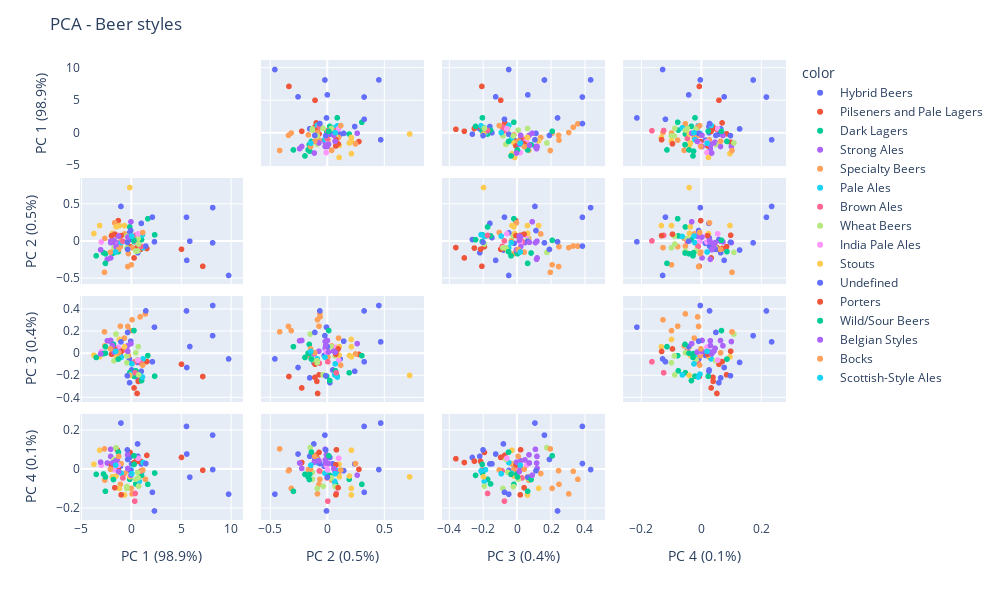

The notebook cell saved with this chart:
### Code cell
pca = PCA()
components = pca.fit_transform(X)
labels_var = {
    str(i): f"PC {i+1} ({var:.1f}%)"
    for i, var in enumerate(pca.explained_variance_ratio_ * 100)
}

fig = px.scatter_matrix(
    components,
    labels=labels_var,
    dimensions=range(4),
    color=style_labels_merged,
)
fig.update_traces(diagonal_visible=False)
fig.update_layout(
    title='PCA - Beer styles',
    width=1000,
    height=600,
)
fig.show()

### Figure 1 — Plotly figure (JSON) as saved in the notebook; plotly's stock layout.template omitted (floating-point values rounded to 4 significant figures)
{"data": [{"diagonal": {"visible": false}, "dimensions": [{"axis": {"matches": true}, "label": "PC 1 (98.9%)", "values": [0.03599, -0.1829, -1.087, -0.1663, 0.6361, 1.008, 0.6583]}, {"axis": {"matches": true}, "label": "PC 2 (0.5%)", "values": [0.04981, 0.1147, -0.02538, 0.02438, -0.1167, 0.2428, -0.1527]}, {"axis": {"matches": true}, "label": "PC 3 (0.4%)", "values": [-0.1475, -0.04783, -0.01597, -0.2631, -0.0797, -0.1596, -0.2193]}, {"axis": {"matches": true}, "label": "PC 4 (0.1%)", "values": [0.02678, -0.007174, 0.01437, 0.05947, 0.1288, 0.02628, 0.06555]}], "hovertemplate": "color=Hybrid Beers<br>%{xaxis.title.text}=%{x}<br>%{yaxis.title.text}=%{y}<extra></extra>", "legendgroup": "Hybrid Beers", "marker": {"color": "#636efa", "symbol": "circle"}, "name": "Hybrid Beers", "showlegend": true, "type": "splom"}, {"diagonal": {"visible": false}, "dimensions": [{"axis": {"matches": true}, "label": "PC 1 (98.9%)", "values": [7.189, -1.408, 1.566, 0.7027, 0.5834, 5.049, -1.307, 0.9414, -0.1196, 0.2809]}, {"axis": {"matches": true}, "label": "PC 2 (0.5%)", "values": [-0.3354, 0.0821, -0.09571, -0.08986, -0.08324, -0.1062, 0.28, -0.1069, -0.07056, -0.2229]}, {"axis": {"matches": true}, "label": "PC 3 (0.4%)", "values": [-0.2069, 0.02196, -0.072, -0.2511, -0.3606, -0.0956, -0.006789, -0.2146, -0.1917, -0.3107]}, {"axis": {"matches": true}, "label": "PC 4 (0.1%)", "values": [-0.005966, 0.09893, 0.07021, 0.04038, 0.05288, 0.05968, -0.001442, 0.03975, 0.08517, 0.03367]}], "hovertemplate": "color=Pilseners and Pale Lagers<br>%{xaxis.title.text}=%{x}<br>%{yaxis.title.text}=%{y}<extra></extra>", "legendgroup": "Pilseners and Pale Lagers", "marker": {"color": "#EF553B", "symbol": "circle"}, "name": "Pilseners and Pale Lagers", "showlegend": true, "type": "splom"}, {"diagonal": {"visible": false}, "dimensions": [{"axis": {"matches": true}, "label": "PC 1 (98.9%)", "values": [2.352, 1.666, 0.4531, 0.2836, -0.1499, 1.032]}, {"axis": {"matches": true}, "label": "PC 2 (0.5%)", "values": [0.08871, 0.3054, 0.07383, -0.003205, 0.1943, 0.02332]}, {"axis": {"matches": true}, "label": "PC 3 (0.4%)", "values": [-0.2038, -0.01791, -0.1556, -0.2048, -0.1732, -0.2442]}, {"axis": {"matches": true}, "label": "PC 4 (0.1%)", "values": [-0.02036, -0.07827, -0.07626, 0.02371, -0.05259, -0.03245]}], "hovertemplate": "color=Dark Lagers<br>%{xaxis.title.text}=%{x}<br>%{yaxis.title.text}=%{y}<extra></extra>", "legendgroup": "Dark Lagers", "marker": {"color": "#00cc96", "symbol": "circle"}, "name": "Dark Lagers", "showlegend": true, "type": "splom"}, {"diagonal": {"visible": false}, "dimensions": [{"axis": {"matches": true}, "label": "PC 1 (98.9%)", "values": [-2.068, -2.069, -1.417, -2.406, -0.369, -2.066]}, {"axis": {"matches": true}, "label": "PC 2 (0.5%)", "values": [-0.01707, 0.002755, -0.01716, -0.2414, -0.006024, -0.2228]}, {"axis": {"matches": true}, "label": "PC 3 (0.4%)", "values": [0.1097, 0.1186, 0.04781, 0.1165, 0.07158, 0.1194]}, {"axis": {"matches": true}, "label": "PC 4 (0.1%)", "values": [0.1013, 0.06488, 0.04672, 0.03097, 0.07304, 0.003117]}], "hovertemplate": "color=Strong Ales<br>%{xaxis.title.text}=%{x}<br>%{yaxis.title.text}=%{y}<extra></extra>", "legendgroup": "Strong Ales", "marker": {"color": "#ab63fa", "symbol": "circle"}, "name": "Strong Ales", "showlegend": true, "type": "splom"}, {"diagonal": {"visible": false}, "dimensions": [{"axis": {"matches": true}, "label": "PC 1 (98.9%)", "values": [-1.668, 1.422, 0.8934, -2.662, 0.0818, -1.093, -0.2818, -1.023, -0.349, 0.002081, -0.6861]}, {"axis": {"matches": true}, "label": "PC 2 (0.5%)", "values": [0.2498, -0.06341, -0.06225, 0.04025, -0.08435, -0.0715, -0.1644, 0.007982, -0.3394, -0.3155, 0.1005]}, {"axis": {"matches": true}, "label": "PC 3 (0.4%)", "values": [-0.002489, 0.3602, 0.3331, 0.06997, 0.3067, 0.2489, -0.01732, -0.03224, 0.2466, 0.2083, 0.1411]}, {"axis": {"matches": true}, "label": "PC 4 (0.1%)", "values": [0.02806, -0.05274, -0.0116, -0.05662, -0.1275, -0.07837, -0.002376, 0.02749, -0.008499, -0.09902, -0.02289]}], "hovertemplate": "color=Specialty Beers<br>%{xaxis.title.text}=%{x}<br>%{yaxis.title.text}=%{y}<extra></extra>", "legendgroup": "Specialty Beers", "marker": {"color": "#FFA15A", "symbol": "circle"}, "name": "Specialty Beers", "showlegend": true, "type": "splom"}, {"diagonal": {"visible": false}, "dimensions": [{"axis": {"matches": true}, "label": "PC 1 (98.9%)", "values": [1.185, -1.004, 0.8091, 1.124, -0.01731]}, {"axis": {"matches": true}, "label": "PC 2 (0.5%)", "values": [-0.08625, -0.01846, 0.06613, 0.09046, 0.07032]}, {"axis": {"matches": true}, "label": "PC 3 (0.4%)", "values": [-0.04792, -0.03282, -0.1929, -0.2119, -0.1858]}, {"axis": {"matches": true}, "label": "PC 4 (0.1%)", "values": [0.03371, -0.02082, -0.06298, -0.009495, -0.003783]}], "hovertemplate": "color=Pale Ales<br>%{xaxis.title.text}=%{x}<br>%{yaxis.title.text}=%{y}<extra></extra>", "legendgroup": "Pale Ales", "marker": {"color": "#19d3f3", "symbol": "circle"}, "name": "Pale Ales", "showlegend": true, "type": "splom"}, {"diagonal": {"visible": false}, "dimensions": [{"axis": {"matches": true}, "label": "PC 1 (98.9%)", "values": [-0.8379, 0.3568, 0.3939, 0.9966]}, {"axis": {"matches": true}, "label": "PC 2 (0.5%)", "values": [-0.0002368, 0.006407, 0.08062, -0.06859]}, {"axis": {"matches": true}, "label": "PC 3 (0.4%)", "values": [0.03045, -0.07377, -0.1734, -0.08683]}, {"axis": {"matches": true}, "label": "PC 4 (0.1%)", "values": [-0.04563, -0.1646, -0.1253, -0.009249]}], "hovertemplate": "color=Brown Ales<br>%{xaxis.title.text}=%{x}<br>%{yaxis.title.text}=%{y}<extra></extra>", "legendgroup": "Brown Ales", "marker": {"color": "#FF6692", "symbol": "circle"}, "name": "Brown Ales", "showlegend": true, "type": "splom"}, {"diagonal": {"visible": false}, "dimensions": [{"axis": {"matches": true}, "label": "PC 1 (98.9%)", "values": [0.7051, 0.6378, -1.733, -0.4396, -0.4412, 0.736, -1.531, 0.4586]}, {"axis": {"matches": true}, "label": "PC 2 (0.5%)", "values": [0.03769, -0.1296, -0.08758, 0.07133, -0.0872, -0.03518, -0.1484, -0.13]}, {"axis": {"matches": true}, "label": "PC 3 (0.4%)", "values": [0.06299, -0.05399, -0.06479, -0.02045, -0.08227, -0.1923, 0.1775, 0.008068]}, {"axis": {"matches": true}, "label": "PC 4 (0.1%)", "values": [-0.04568, -0.01689, 0.04894, -0.08975, -0.09936, -0.08779, 0.1098, -0.05222]}], "hovertemplate": "color=Wheat Beers<br>%{xaxis.title.text}=%{x}<br>%{yaxis.title.text}=%{y}<extra></extra>", "legendgroup": "Wheat Beers", "marker": {"color": "#B6E880", "symbol": "circle"}, "name": "Wheat Beers", "showlegend": true, "type": "splom"}, {"diagonal": {"visible": false}, "dimensions": [{"axis": {"matches": true}, "label": "PC 1 (98.9%)", "values": [-3.013, -1.692, -1.313, 0.6857]}, {"axis": {"matches": true}, "label": "PC 2 (0.5%)", "values": [-0.008117, 0.003801, 0.08135, 0.1018]}, {"axis": {"matches": true}, "label": "PC 3 (0.4%)", "values": [0.01954, 0.01389, 0.05731, -0.05932]}, {"axis": {"matches": true}, "label": "PC 4 (0.1%)", "values": [0.01977, -0.004013, 0.01933, 0.05549]}], "hovertemplate": "color=India Pale Ales<br>%{xaxis.title.text}=%{x}<br>%{yaxis.title.text}=%{y}<extra></extra>", "legendgroup": "India Pale Ales", "marker": {"color": "#FF97FF", "symbol": "circle"}, "name": "India Pale Ales", "showlegend": true, "type": "splom"}, {"diagonal": {"visible": false}, "dimensions": [{"axis": {"matches": true}, "label": "PC 1 (98.9%)", "values": [-3.756, -1.195, -0.6789, -0.1429, -1.889, -1.527, -3.177]}, {"axis": {"matches": true}, "label": "PC 2 (0.5%)", "values": [0.1053, 0.2126, 0.2128, 0.7256, 0.1073, 0.1963, 0.2137]}, {"axis": {"matches": true}, "label": "PC 3 (0.4%)", "values": [-0.01357, 0.1285, 0.06253, -0.1972, 0.06329, -0.01705, -0.02886]}, {"axis": {"matches": true}, "label": "PC 4 (0.1%)", "values": [0.02471, -0.09913, -0.133, -0.03998, -0.03932, -0.03609, 0.09657]}], "hovertemplate": "color=Stouts<br>%{xaxis.title.text}=%{x}<br>%{yaxis.title.text}=%{y}<extra></extra>", "legendgroup": "Stouts", "marker": {"color": "#FECB52", "symbol": "circle"}, "name": "Stouts", "showlegend": true, "type": "splom"}, {"diagonal": {"visible": false}, "dimensions": [{"axis": {"matches": true}, "label": "PC 1 (98.9%)", "values": [8.177, -1.036, 2.124, -0.3632, 1.463, 5.552, 5.883, 5.579, -0.3876, 2.329, 9.785, 8.187, -0.05251]}, {"axis": {"matches": true}, "label": "PC 2 (0.5%)", "values": [-0.0194, 0.4711, 0.3264, -0.108, -0.06389, 0.3254, 0.002537, -0.2556, -0.01195, -0.005302, -0.4592, 0.4551, 0.1459]}, {"axis": {"matches": true}, "label": "PC 3 (0.4%)", "values": [0.1629, 0.1067, -0.07328, 0.1923, 0.3875, 0.3871, 0.06468, -0.1255, -0.2001, 0.2402, -0.04797, 0.4359, 0.1129]}, {"axis": {"matches": true}, "label": "PC 4 (0.1%)", "values": [0.1741, 0.236, -0.1193, 0.04938, 0.02829, 0.2185, -0.04155, 0.07714, 0.09818, -0.2149, -0.1287, -0.002588, -0.008253]}], "hovertemplate": "color=Undefined<br>%{xaxis.title.text}=%{x}<br>%{yaxis.title.text}=%{y}<extra></extra>", "legendgroup": "Undefined", "marker": {"color": "#636efa", "symbol": "circle"}, "name": "Undefined", "showlegend": true, "type": "splom"}, {"diagonal": {"visible": false}, "dimensions": [{"axis": {"matches": true}, "label": "PC 1 (98.9%)", "values": [-1.655, -1.982, -1.018]}, {"axis": {"matches": true}, "label": "PC 2 (0.5%)", "values": [0.09704, 0.07659, 0.07754]}, {"axis": {"matches": true}, "label": "PC 3 (0.4%)", "values": [0.04273, -0.005467, 0.01983]}, {"axis": {"matches": true}, "label": "PC 4 (0.1%)", "values": [-0.09577, 0.0221, -0.1322]}], "hovertemplate": "color=Porters<br>%{xaxis.title.text}=%{x}<br>%{yaxis.title.text}=%{y}<extra></extra>", "legendgroup": "Porters", "marker": {"color": "#EF553B", "symbol": "circle"}, "name": "Porters", "showlegend": true, "type": "splom"}, {"diagonal": {"visible": false}, "dimensions": [{"axis": {"matches": true}, "label": "PC 1 (98.9%)", "values": [-2.784, 0.2746, -1.789, -2.596, -1.295, -3.521, -2.595]}, {"axis": {"matches": true}, "label": "PC 2 (0.5%)", "values": [-0.1531, 0.01437, -0.1564, -0.1667, -0.1379, -0.1947, -0.2963]}, {"axis": {"matches": true}, "label": "PC 3 (0.4%)", "values": [0.000133, 0.2089, 0.08384, 0.003596, -0.04929, -0.03449, 0.06352]}, {"axis": {"matches": true}, "label": "PC 4 (0.1%)", "values": [-0.02533, 0.06801, -0.05378, -0.0405, 0.08645, -0.02712, -0.1142]}], "hovertemplate": "color=Wild/Sour Beers<br>%{xaxis.title.text}=%{x}<br>%{yaxis.title.text}=%{y}<extra></extra>", "legendgroup": "Wild/Sour Beers", "marker": {"color": "#00cc96", "symbol": "circle"}, "name": "Wild/Sour Beers", "showlegend": true, "type": "splom"}, {"diagonal": {"visible": false}, "dimensions": [{"axis": {"matches": true}, "label": "PC 1 (98.9%)", "values": [-0.02945, -0.3449, -1.884, -1.27, -3.076, -1.724, -1.522]}, {"axis": {"matches": true}, "label": "PC 2 (0.5%)", "values": [0.2644, 0.05878, -0.01255, 0.06962, -0.1131, 0.01245, -0.07193]}, {"axis": {"matches": true}, "label": "PC 3 (0.4%)", "values": [0.09075, 0.02203, 0.07387, 0.01457, -0.002204, 0.01502, 0.02272]}, {"axis": {"matches": true}, "label": "PC 4 (0.1%)", "values": [-0.0315, 0.002908, 0.0313, -0.01321, 0.0354, 0.02868, 0.04312]}], "hovertemplate": "color=Belgian Styles<br>%{xaxis.title.text}=%{x}<br>%{yaxis.title.text}=%{y}<extra></extra>", "legendgroup": "Belgian Styles", "marker": {"color": "#ab63fa", "symbol": "circle"}, "name": "Belgian Styles", "showlegend": true, "type": "splom"}, {"diagonal": {"visible": false}, "dimensions": [{"axis": {"matches": true}, "label": "PC 1 (98.9%)", "values": [1.148, -1.261, -2.686, -2.089]}, {"axis": {"matches": true}, "label": "PC 2 (0.5%)", "values": [0.1198, -0.1083, -0.417, -0.1449]}, {"axis": {"matches": true}, "label": "PC 3 (0.4%)", "values": [-0.1043, 0.007719, 0.1975, 0.04346]}, {"axis": {"matches": true}, "label": "PC 4 (0.1%)", "values": [-0.004901, 0.06526, 0.1034, -0.0009976]}], "hovertemplate": "color=Bocks<br>%{xaxis.title.text}=%{x}<br>%{yaxis.title.text}=%{y}<extra></extra>", "legendgroup": "Bocks", "marker": {"color": "#FFA15A", "symbol": "circle"}, "name": "Bocks", "showlegend": true, "type": "splom"}, {"diagonal": {"visible": false}, "dimensions": [{"axis": {"matches": true}, "label": "PC 1 (98.9%)", "values": [-1.564, 0.06395]}, {"axis": {"matches": true}, "label": "PC 2 (0.5%)", "values": [-0.143, 0.07144]}, {"axis": {"matches": true}, "label": "PC 3 (0.4%)", "values": [0.02007, -0.09264]}, {"axis": {"matches": true}, "label": "PC 4 (0.1%)", "values": [0.02008, -0.02384]}], "hovertemplate": "color=Scottish-Style Ales<br>%{xaxis.title.text}=%{x}<br>%{yaxis.title.text}=%{y}<extra></extra>", "legendgroup": "Scottish-Style Ales", "marker": {"color": "#19d3f3", "symbol": "circle"}, "name": "Scottish-Style Ales", "showlegend": true, "type": "splom"}], "layout": {"dragmode": "select", "height": 600, "legend": {"title": {"text": "color"}, "tracegroupgap": 0}, "margin": {"t": 60}, "title": {"text": "PCA - Beer styles"}, "width": 1000}}
